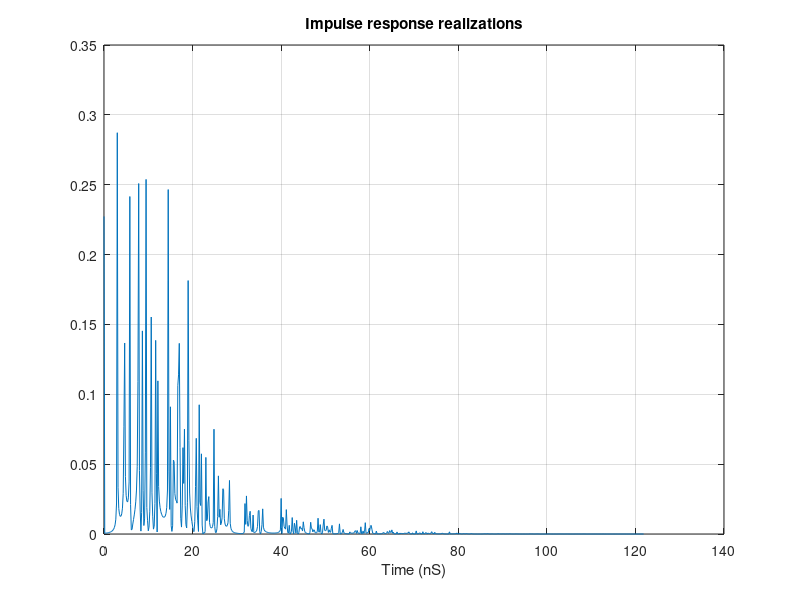

Reproduce this figure in MATLAB.
% Saleh-Valenzuela model channel parameters



Lam_cluster = 0.2; %Cluster arrival rate (clusters per nsec)
std_cluster = 1/sqrt(2*Lam_cluster); % std dev (nsec) of cluster arrival spacing
lambda_ray = 0.3;% Ray arrival rate (rays per nsec)
std_ray = 1/sqrt(2*lambda_ray); % std dev (nsec) of ray arrival spacing
Gam_cluster = 5.5;%Cluster decay factor (time constant, nsec)
gamma_ray = 6.7;% Ray decay factor (time constant, nsec)
std_cluster_fading_db =3.3941;%Standard deviation of log-normal variable for cluster fading 
std_ray_fading_db=3.3941;%Standard deviation of log-normal variable for ray fading
std_cluster_fading = 10^(std_cluster_fading_db/20);%Standard deviation of log-normal variable for cluster fading (not db)
std_ray_fading = 10^(std_ray_fading_db/20);%Standard deviation of log-normal variable for ray fading
std_shadow = 3;%Standard deviation of log-normal shadowing of entire impulse response
mu_const = (std_cluster_fading^2+std_ray_fading^2)*log(10)/20; % pre-compute
Nfs_min = 100e+9; % 100 GHz
fs= 6e+9;% sampling rate
ts=1/fs; % sampling time
ts_ns=ts*10^9; %sampling time in ns
LOS = 1;
Omega0=1;%mean energy of the first path of the first cluster
num_channels=1; %number of channels
%h_len =1000; % length of the channel
%h = zeros(h_len,num_channels);
%t = zeros(h_len,num_channels);
%t0 = zeros(1,num_channels);
%np = zeros(1,num_channels);

for k = 1:num_channels % loop over number of channels
% calculation of arrival times
    if LOS==0
        TC = [0];% first cluster arrival time
    else
        TC = [randn^2/(2*Lam_cluster)+randn^2/(2*Lam_cluster)];% first cluster arrival time
        
    end


while TC(end) <= 10*Gam_cluster
    dT = randn^2/(2*Lam_cluster)+randn^2/(2*Lam_cluster);
    TC = [TC TC(end)+dT];
end


for n = 1:length(TC)
   % tau(n) = {[T1(n)]};
    Tr(n) = {[TC(n)]}; % assign time of the cluster to time of first ray
    %Tr(n) = 0;
    while Tr{n}(end) <= Tr{n}(1)+10*gamma_ray %Tr{n}(end) <= Tr{n}(1)+10*gamma_ray
     
        dt = randn^2/(2*lambda_ray)+randn^2/(2*lambda_ray);
        Tr(n) = {[Tr{n} Tr{n}(end)+dt]};
    end
    %calculation of amplitude of reflection
    % for IEEE  P802.15-02 version
    mu(n) = {((10*log(Omega0))-(10*TC(n)/Gam_cluster)-(10*(Tr{n}-TC(n))/gamma_ray))/log(10) - mu_const};
    %
    beta(n) = {10.^((std_cluster_fading*randn(size(mu{n}))+std_ray_fading*randn(size(mu{n}))+mu{n})/20)};
    %alpha(n) = {beta{n}};  % 
    alpha(n) = {beta{n}.*sign(rand(size(beta{n}))-0.5)};  % Intel version, +/-1
    
end

    time_max = max(Tr{1});  % find maximum arrival time of rays
    for n = 2:length(TC)
        if max(Tr{n}) > time_max
            time_max = max(Tr{n});
        end
    end
% convert continuous time channel model TO discrete time

N = max( 1, ceil(Nfs_min*ts) ); % N*fs = N/ts is the intermediate sampling frequency before decimation
N = 2^nextpow2(N); % make N a power of 2 to facilitate efficient multi-stage decimation
Nfs = N / ts_ns;
h = zeros(1,floor(time_max*Nfs)+1);
hN = zeros(1,floor(time_max*Nfs)+1);
for n = 1:length(TC)
    TrN{n} = floor(Tr{n}*Nfs);  % quantized time indices
    %TrN{n} = 1+floor(Tr{n}*Nfs);  % quantized time indices
    
end
for n = 1:length(TC)
    for m = 1:length(Tr{n})
        %h(TrN{n}(m)+1-TrN{1}(1)) = h(TrN{n}(m)+1-TrN{1}(1))+alpha{n}(m);  % 
        hN(TrN{n}(m)+1-TrN{1}(1)) = hN(TrN{n}(m)+1-TrN{1}(1))+alpha{n}(m);  % 
    end
end

hN = N*resample(hN,1,N);
time_max = ceil((10*Gam_cluster+10*gamma_ray)/ts_ns);  % maximum arrival time for channel
hN = hN(1:time_max);  % concatenate h to maximum channel length

E = sum(hN.*conj(hN));  % compute total channel energy
hN = hN./sqrt(E);  % normalize total energy to 1

fac = 10^(std_shadow*randn/20);
hN = hN.*fac;
hN=abs(hN);
end
E=hN*(hN)';
h_len = length(hN);
t = [0:(h_len-1)] * ts_ns; % compute time values
figure(1); clf; plot(t,hN); grid on
title('Impulse response realizations')
xlabel('Time (nS)')